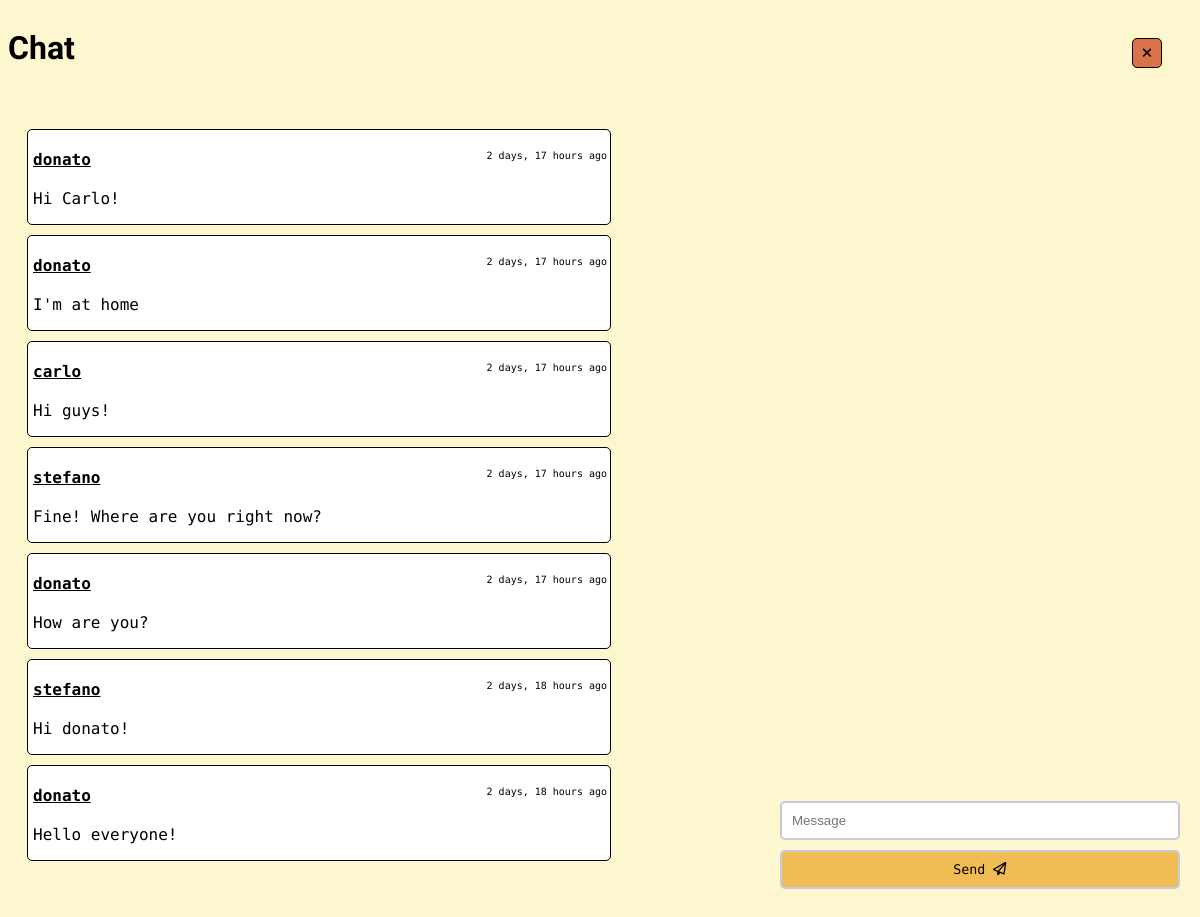
Before: /text/feed/ with the older database file.
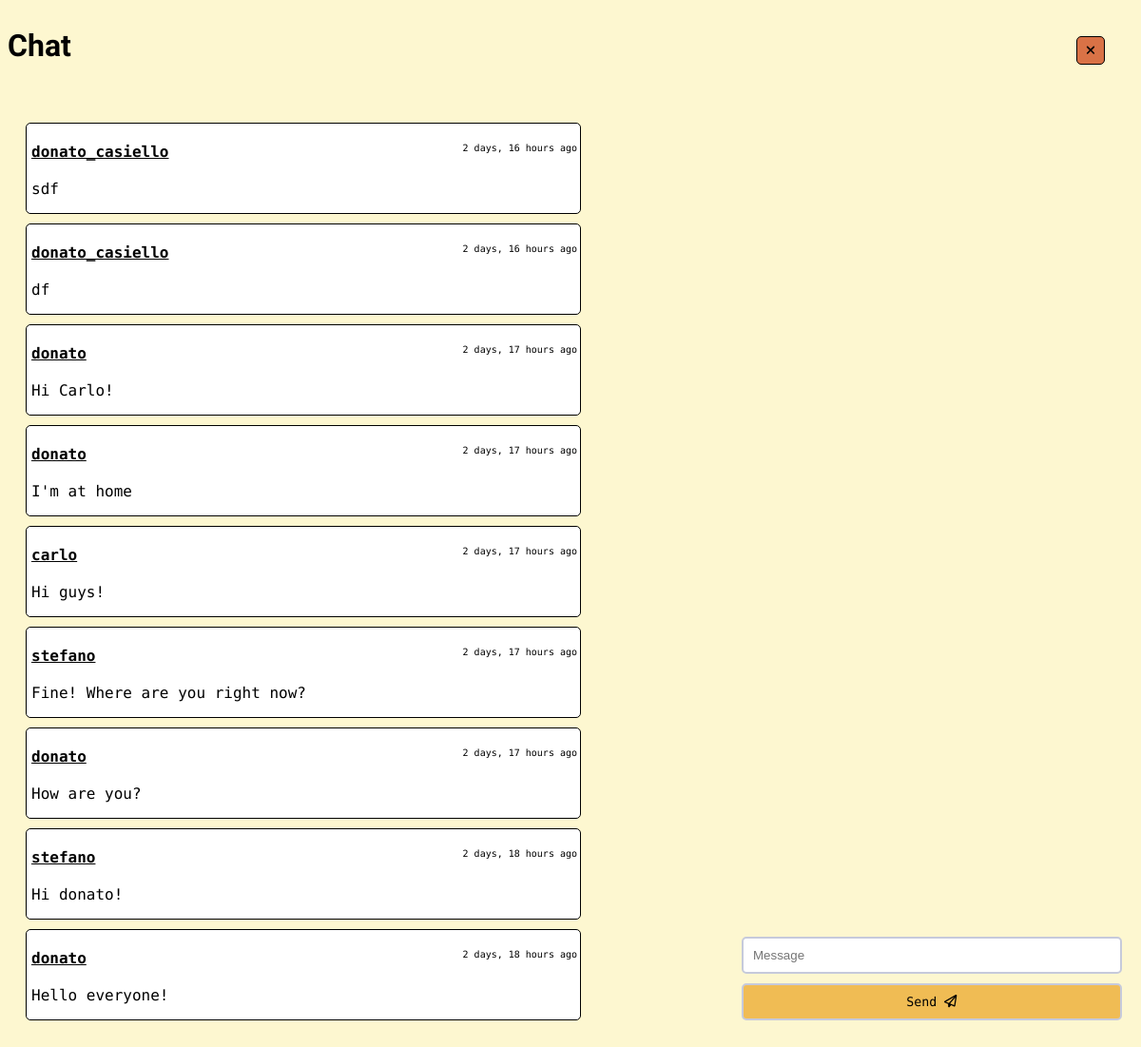
After: the same page with the newer database file.
### text/models.py (models this page shows, shortened)
class Message(models.Model):
    name = models.CharField(max_length=200, null=True)
    body = models.CharField(max_length=200)
    timestamp = models.DateTimeField(auto_now_add=True)

### text/views.py (the view)
# urls.py: path("feed/", views.feed, name="feed"),
def feed(request):
    messages = Message.objects.all().order_by("-timestamp")
    context = {
        "messages" : messages
    }
    return render(request, "text/feed.html", context)

### text/templates/text/feed.html (shortened to what this page needs)
{% extends "base/layout.html" %}
{% load static %}
{% block content %}
<div id="header">
    <h1 id="feed-title">Chat</h1>
    <div id="btn-wrapper">
    <button id="leftChatBtn"><i class="fa-solid fa-xmark"></i></button>
    </div>
</div>
<div id="content">
        <div id="feed-wrapper">
            {% for message in messages %}
                <div class="message-wrapper" id="message-{{ message.id }}">
                        <p class="message-header">
                            <b>{{ message.name }}</b>
                            <span id="timestamp">{{ message.timestamp|timesince }} ago</span>
                        </p>
                    <p id="message-body">{{ message.body }}</p>
                </div>
            {% endfor %}
        </div>
            <form action="" id="form">
                <input type="text" name="body" placeholder="Message">
                <button type="submit">Send <i class="fa-regular fa-paper-plane"></i></button>
            </form>
</div>
{% endblock content %}

Changed rows visible on the page:
added Message: name "donato_casiello", timestamp "2 days, 16 hours", body "sdf"
added Message: name "donato_casiello", timestamp "2 days, 16 hours", body "df"
